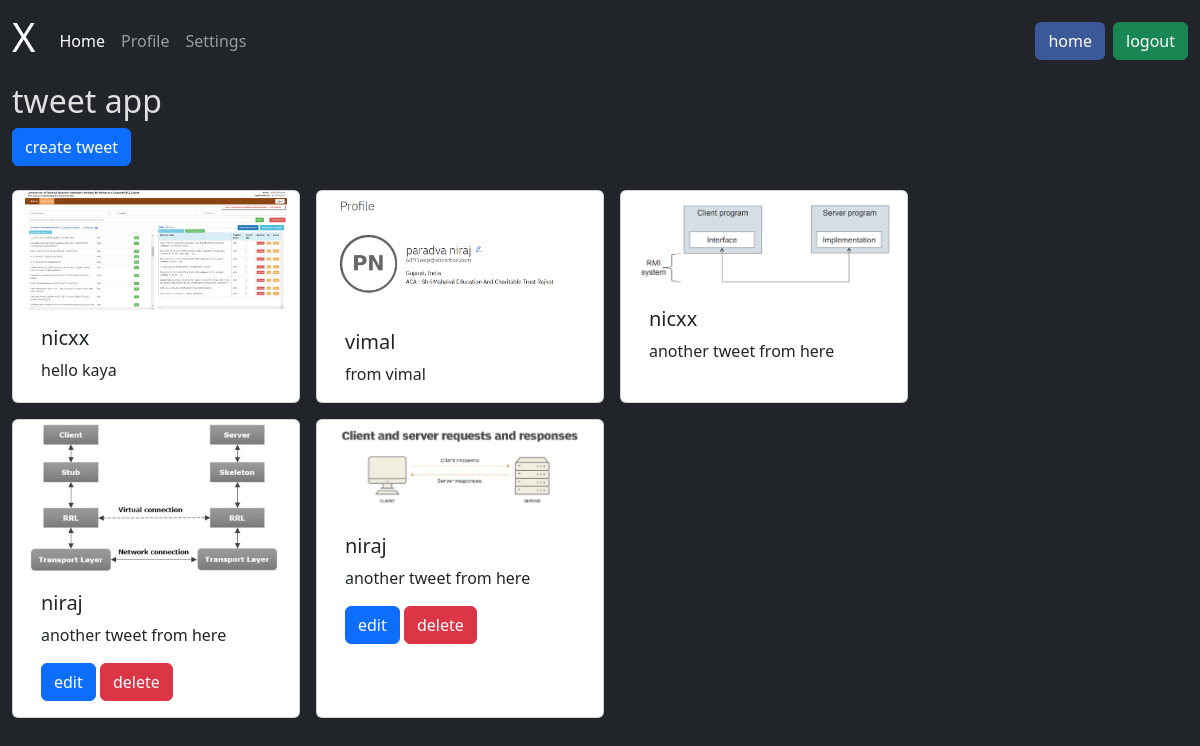
The page /tweet/ (signed in) on the database its author committed.
### tweet/models.py (models this page shows)
class Tweet(models.Model):
    user = models.ForeignKey(User, on_delete=models.CASCADE)
    text = models.CharField(max_length=250)
    photo = models.ImageField(upload_to='x_mages/', blank=True, null=True)
    created_at = models.DateTimeField(auto_now_add=True)
    updated_at = models.DateTimeField(auto_now=True)

### tweet/views.py (the view)
# urls.py: path('', views.tweet_list, name='tweet_list'),
def tweet_list(request):
    tweet = Tweet.objects.all().order_by('-created_at')
    return render(request, 'tweetlist.html', {'tweet': tweet})

### tweet/templates/tweetlist.html (shortened to what this page needs)
{% extends "layout.html" %}
{% block content %}
<h2 class="">tweet app </h2>
<a class="btn btn-primary mb-4" href= "{% url 'tweet_create' %}">create tweet</a>
<div class="container row gap-3">
    {% for tweet in tweet %}
    <div class="card " style="width: 18rem;">
        <img class="card-img-top" src="{{tweet.photo.url}}" alt="Card image cap">
        <div class="card-body">
          <h5 class="card-title">{{tweet.user.username}}</h5>
          <p class="card-text">{{tweet.text}}</p>
          {% if tweet.user == user %}
          <a href="{% url 'tweet_edit' tweet.id %}" class="btn btn-primary">edit</a>
          <a href="{% url 'tweet_delete' tweet.id %}" class="btn btn-danger">delete</a>
          {% endif %}
        </div>
      </div>
    {% endfor %}
</div>
{% endblock %}

### templates/layout.html (style rules this page uses)
body { background-color: #121212; color: #e0e0e0; }

### rows shown on the page
Tweet: photo (picture), user.username "nicxx", text "hello kaya"
Tweet: photo (picture), user.username "vimal", text "from vimal"
Tweet: photo (picture), user.username "nicxx", text "another tweet from here"
Tweet: photo (picture), user.username "niraj", text "another tweet from here", shows "edit"
Tweet: photo (picture), user.username "niraj", text "another tweet from here", shows "edit"
